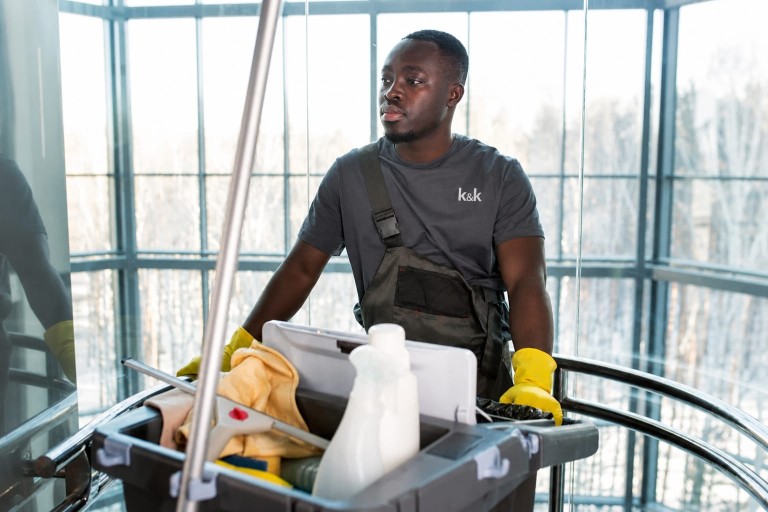
#> input picture projects/K&K CLEANING SERVICES/Asset/k10.jpeg, 1536 x 1024 px, found by its file name (shown at 1/2 size)
$ python check_logo.py
#> lines starting #> are read from the running program, lines starting #| are printed output that depends on the picture
from PIL import Image
import os

def get_dominant_color(image_path):
    img = Image.open(image_path)
#> img is the input picture: PIL image 1536x1024 RGB; mean R, G, B 167.1, 171.4, 169.8
    img = img.resize((50, 50))
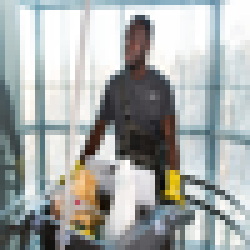
#> img: PIL image 50x50 RGB (shown 5 times larger); mean R, G, B 167, 171.3, 169.8
    colors = img.getcolors(2500)
#> colors = 2154 items
    if colors:
        return max(colors, key=lambda x: x[0])[1]
    return None

assets_dir = r"c:\Users\DELL\OneDrive\Pictures\Documents\K&K CLEANING SERVICES\Asset"
files = ["k10.jpeg", "k11.jpeg", "k12.jpeg"]

for f in files:
    path = os.path.join(assets_dir, f)
    if os.path.exists(path):
        dominant = get_dominant_color(path)
#> dominant = (255, 255, 255)
        print(f"{f}: {dominant}")
#| k10.jpeg: (255, 255, 255)
#> pass 2 of the loop `for f in files:`:
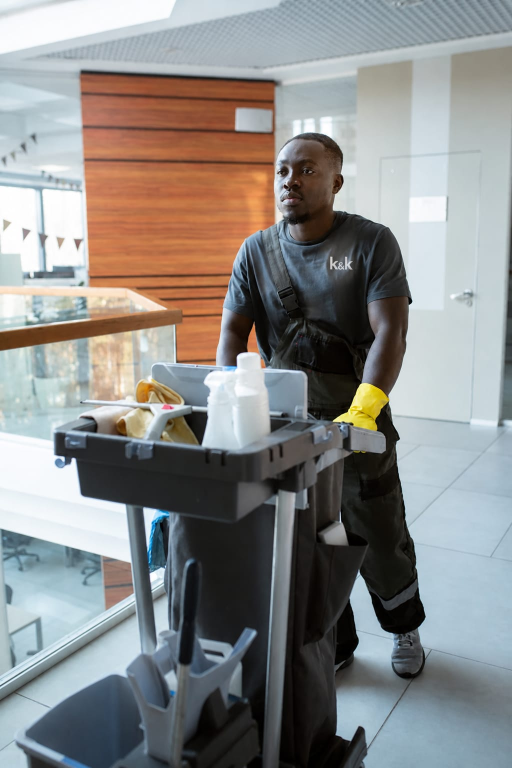
#> input picture projects/K&K CLEANING SERVICES/Asset/k11.jpeg, 1024 x 1536 px, found by its file name (shown at 1/2 size)
#> in get_dominant_color, img is the input picture: PIL image 1024x1536 RGB; mean R, G, B 138.5, 138.3, 137
#> in get_dominant_color (call 2), `img = img.resize((50, 50))`:
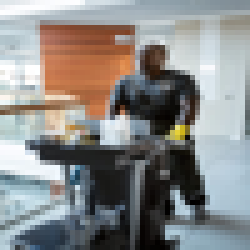
#> img: PIL image 50x50 RGB (shown 5 times larger); mean R, G, B 138.5, 138.3, 137
#> colors = 2290 items
#| k11.jpeg: (255, 255, 255)
#> pass 3 of the loop `for f in files:`:
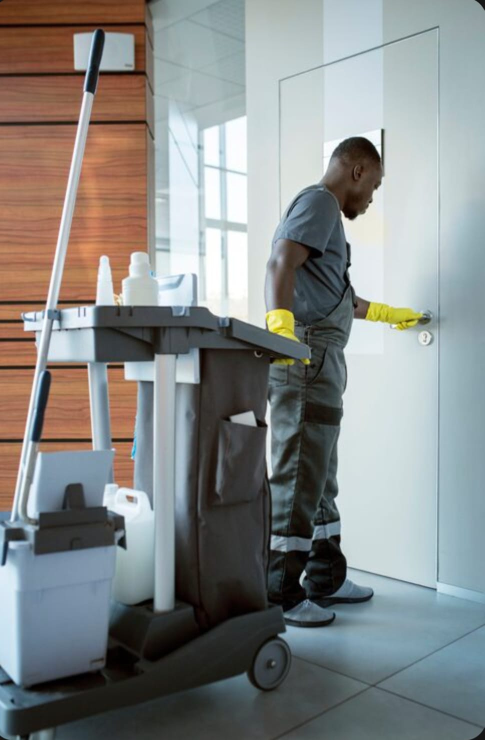
#> input picture projects/K&K CLEANING SERVICES/Asset/k12.jpeg, 969 x 1480 px, found by its file name (shown at 1/2 size)
#> in get_dominant_color, img is the input picture: PIL image 969x1480 RGB; mean R, G, B 134, 136.7, 135.6
#> in get_dominant_color (call 3), `img = img.resize((50, 50))`:
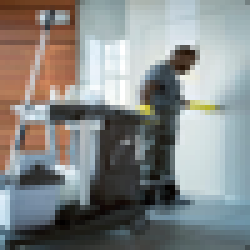
#> img: PIL image 50x50 RGB (shown 5 times larger); mean R, G, B 134, 136.7, 135.6
#> colors = 2302 items
#| k12.jpeg: (255, 255, 255)
